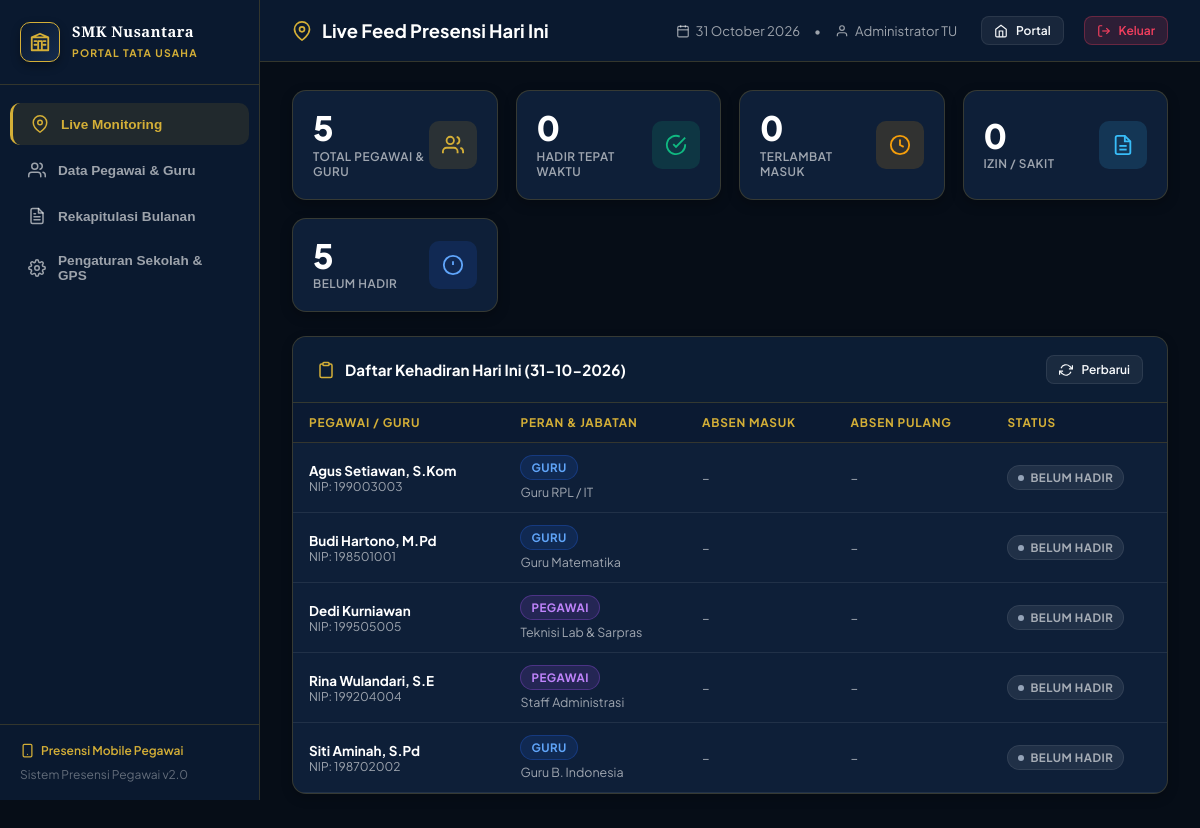
/admin/index.php (signed in), run on an earlier commit of the app's database.
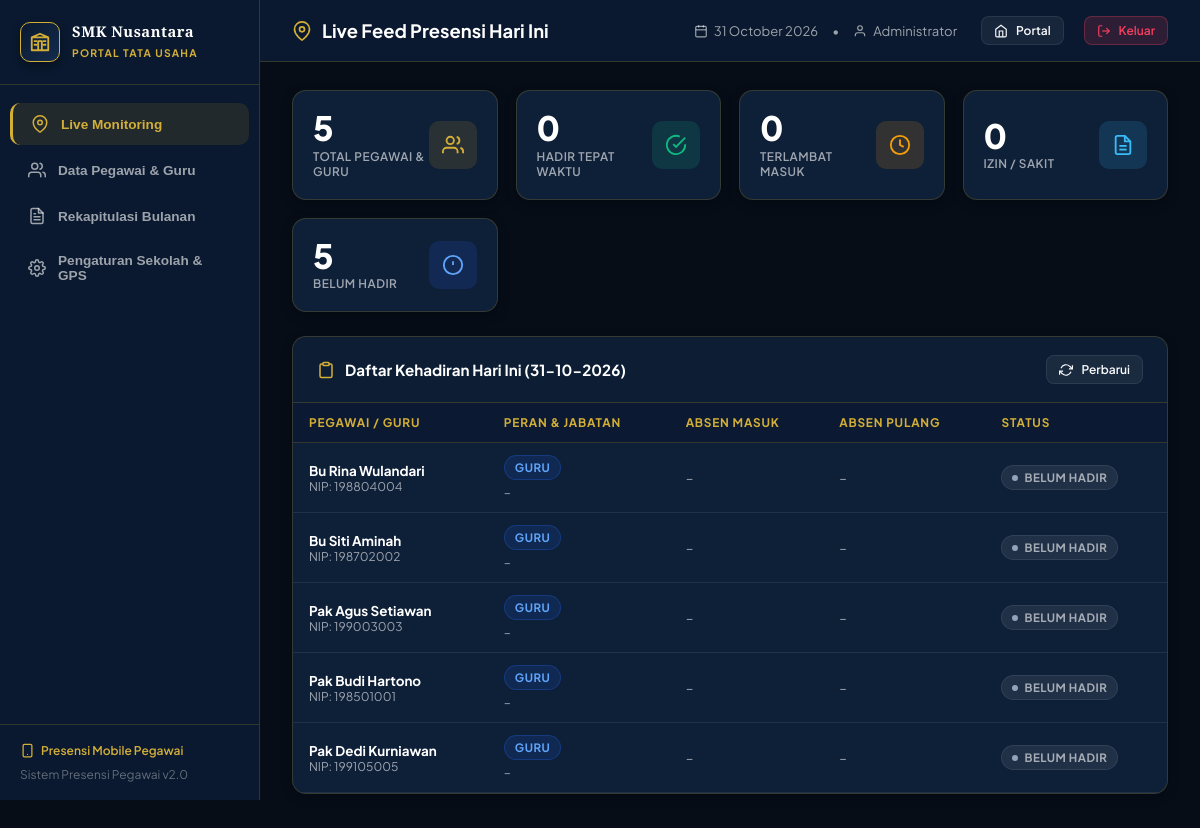
And on a later commit of the database.
### tables this page shows
CREATE TABLE `users` (
  `id` int(11) NOT NULL,
  `nip` varchar(30) DEFAULT NULL,
  `nama` varchar(100) NOT NULL,
  `nomor_induk` varchar(20) NOT NULL,
  `password` varchar(255) NOT NULL,
  `role` enum('admin','guru','pegawai','siswa') DEFAULT 'guru',
  `jabatan` varchar(100) DEFAULT NULL,
  `no_hp` varchar(20) DEFAULT NULL,
  `foto_profil` varchar(255) DEFAULT NULL,
  `kelas_id` int(11) DEFAULT NULL,
  `no_hp_ortu` varchar(20) DEFAULT NULL,
  `created_at` timestamp NOT NULL DEFAULT CURRENT_TIMESTAMP
);

### admin/index.php (the view, shortened to what this page needs)
<?php
$conn = getConnection();
$today = date('Y-m-d');
function safeQueryAll($conn, $sql) {
    $res = $conn->query($sql);
    $data = [];
    if ($res) {
        while ($row = $res->fetch_assoc()) {
            $data[] = $row;
        }
    }
    return $data;
}
function safeCount($conn, $sql) {
    $res = $conn->query($sql);
    if ($res) {
        $row = $res->fetch_assoc();
        return isset($row['c']) ? (int)$row['c'] : 0;
    }
    return 0;
}
$totalGuru    = safeCount($conn, "SELECT COUNT(*) as c FROM users WHERE role='guru'");
$totalPegawai = safeCount($conn, "SELECT COUNT(*) as c FROM users WHERE role='pegawai'");
$totalStaf    = $totalGuru + $totalPegawai;
$queryPresensiToday = "
    SELECT
        u.id AS user_id,
        COALESCE(u.nip, u.nomor_induk, '') AS nip,
        u.nama,
        u.role,
        u.jabatan,
        u.no_hp,
        a.id AS absensi_id,
        a.tanggal,
        a.jam_masuk,
        a.foto_masuk,
        a.lat_masuk,
        a.lng_masuk,
        a.jarak_masuk,
        a.jam_pulang,
        a.foto_pulang,
        a.lat_pulang,
        a.lng_pulang,
        a.jarak_pulang,
        a.status,
        a.keterangan
    FROM users u
    LEFT JOIN absensi a ON u.id = a.user_id AND a.tanggal = '$today'
    WHERE u.role IN ('guru', 'pegawai')
    ORDER BY
        CASE WHEN a.jam_masuk IS NOT NULL THEN 1 ELSE 2 END,
        a.jam_masuk DESC,
        u.nama ASC
";
$listPresensiToday = safeQueryAll($conn, $queryPresensiToday);
$statHadir = 0;
$statTerlambat = 0;
$statIzin = 0;
$statBelum = 0;
foreach ($listPresensiToday as $p) {
    $st = strtolower(isset($p['status']) ? $p['status'] : '');
    if (empty($p['jam_masuk']) && empty($st)) {
        $statBelum++;
    }
}
?>
<!DOCTYPE html>
<html lang="id">
<head>
</head>
<body>
  <aside class="sidebar">
    <div class="sidebar-brand">
      <div class="brand-icon">
        <svg width="22" height="22" viewBox="0 0 24 24" fill="none" stroke="currentColor" stroke-width="2" stroke-linecap="round" stroke-linejoin="round">
          <path d="M3 21h18M3 7v14M21 7v14M6 11h2M6 15h2M16 11h2M16 15h2M10 21V11h4v10M12 3l9 4H3l9-4z"/>
        </svg>
      </div>
      <div>
        <h2>SMK Nusantara</h2>
        <small>Portal Tata Usaha</small>
      </div>
    </div>
    <nav class="sidebar-nav">
      <button class="nav-item active" onclick="switchTab('tab-live', this)">
        <svg viewBox="0 0 24 24" fill="none" stroke="currentColor" stroke-width="2" stroke-linecap="round" stroke-linejoin="round"><path d="M21 10c0 7-9 13-9 13s-9-6-9-13a9 9 0 0 1 18 0z"/><circle cx="12" cy="10" r="3"/></svg>
        <span>Live Monitoring</span>
      </button>
      <button class="nav-item" onclick="switchTab('tab-pegawai', this)">
        <svg viewBox="0 0 24 24" fill="none" stroke="currentColor" stroke-width="2" stroke-linecap="round" stroke-linejoin="round"><path d="M17 21v-2a4 4 0 0 0-4-4H5a4 4 0 0 0-4 4v2"/><circle cx="9" cy="7" r="4"/><path d="M23 21v-2a4 4 0 0 0-3-3.87"/><path d="M16 3.13a4 4 0 0 1 0 7.75"/></svg>
        <span>Data Pegawai & Guru</span>
      </button>
      <button class="nav-item" onclick="switchTab('tab-rekap', this)">
        <span>Rekapitulasi Bulanan</span>
      </button>
      <button class="nav-item" onclick="switchTab('tab-settings', this)">
        <span>Pengaturan Sekolah & GPS</span>
      </button>
    </nav>
    <div class="sidebar-footer">
      <a href="../frontend/index.html">
        <svg width="15" height="15" viewBox="0 0 24 24" fill="none" stroke="currentColor" stroke-width="2" stroke-linecap="round" stroke-linejoin="round"><rect x="5" y="2" width="14" height="20" rx="2" ry="2"/><line x1="12" y1="18" x2="12.01" y2="18"/></svg>
        <span>Presensi Mobile Pegawai</span>
      </a>
      <p style="margin-top:6px; opacity:0.6;">Sistem Presensi Pegawai v2.0</p>
    </div>
  </aside>
  <div class="main">
    <header class="topbar">
      <h1 id="topbar-title">
        <svg width="20" height="20" viewBox="0 0 24 24" fill="none" stroke="var(--accent)" stroke-width="2" stroke-linecap="round" stroke-linejoin="round"><path d="M21 10c0 7-9 13-9 13s-9-6-9-13a9 9 0 0 1 18 0z"/><circle cx="12" cy="10" r="3"/></svg>
        <span>Live Feed Presensi Hari Ini</span>
      </h1>
      <div class="right">
        <div style="display:flex; align-items:center; gap:6px;">
          <svg width="14" height="14" viewBox="0 0 24 24" fill="none" stroke="currentColor" stroke-width="2"><rect x="3" y="4" width="18" height="18" rx="2" ry="2"/><line x1="16" y1="2" x2="16" y2="6"/><line x1="8" y1="2" x2="8" y2="6"/><line x1="3" y1="10" x2="21" y2="10"/></svg>
          <span><?php echo date('d F Y'); ?></span>
        </div>
        <span>•</span>
        <div style="display:flex; align-items:center; gap:6px;">
          <svg width="14" height="14" viewBox="0 0 24 24" fill="none" stroke="currentColor" stroke-width="2"><path d="M20 21v-2a4 4 0 0 0-4-4H8a4 4 0 0 0-4 4v2"/><circle cx="12" cy="7" r="4"/></svg>
          <span><?php echo htmlspecialchars($_SESSION['admin_user']['nama']); ?></span>
        </div>
        <a href="../index.html" class="btn btn-ghost btn-sm" style="margin-left:10px;">
          <svg width="14" height="14" viewBox="0 0 24 24" fill="none" stroke="currentColor" stroke-width="2"><path d="M3 9l9-7 9 7v11a2 2 0 0 1-2 2H5a2 2 0 0 1-2-2z"/><polyline points="9 22 9 12 15 12 15 22"/></svg>
          <span>Portal</span>
        </a>
        <a href="logout.php" class="btn btn-red btn-sm" onclick="return confirm('Keluar dari panel admin?')" style="margin-left:6px;">
          <svg width="14" height="14" viewBox="0 0 24 24" fill="none" stroke="currentColor" stroke-width="2"><path d="M9 21H5a2 2 0 0 1-2-2V5a2 2 0 0 1 2-2h4"/><polyline points="16 17 21 12 16 7"/><line x1="21" y1="12" x2="9" y2="12"/></svg>
          <span>Keluar</span>
        </a>
      </div>
    </header>
    <div class="container">
      <section id="tab-live" class="tab-panel active">
        <div class="stats">
          <div class="stat gold">
            <div>
              <div class="num"><?php echo $totalStaf; ?></div>
              <div class="lbl">Total Pegawai & Guru</div>
            </div>
            <div class="stat-icon">
              <svg viewBox="0 0 24 24" fill="none" stroke="currentColor" stroke-width="2"><path d="M17 21v-2a4 4 0 0 0-4-4H5a4 4 0 0 0-4 4v2"/><circle cx="9" cy="7" r="4"/><path d="M23 21v-2a4 4 0 0 0-3-3.87"/><path d="M16 3.13a4 4 0 0 1 0 7.75"/></svg>
            </div>
          </div>
          <div class="stat green">
            <div>
              <div class="num"><?php echo $statHadir; ?></div>
              <div class="lbl">Hadir Tepat Waktu</div>
            </div>
            <div class="stat-icon">
              <svg viewBox="0 0 24 24" fill="none" stroke="currentColor" stroke-width="2"><path d="M22 11.08V12a10 10 0 1 1-5.93-9.14"/><polyline points="22 4 12 14.01 9 11.01"/></svg>
            </div>
          </div>
          <div class="stat amber">
            <div>
              <div class="num"><?php echo $statTerlambat; ?></div>
              <div class="lbl">Terlambat Masuk</div>
            </div>
            <div class="stat-icon">
              <svg viewBox="0 0 24 24" fill="none" stroke="currentColor" stroke-width="2"><circle cx="12" cy="12" r="10"/><polyline points="12 6 12 12 16 14"/></svg>
            </div>
          </div>
          <div class="stat cyan">
            <div>
              <div class="num"><?php echo $statIzin; ?></div>
              <div class="lbl">Izin / Sakit</div>
            </div>
            <div class="stat-icon">
              <svg viewBox="0 0 24 24" fill="none" stroke="currentColor" stroke-width="2"><path d="M14 2H6a2 2 0 0 0-2 2v16a2 2 0 0 0 2 2h12a2 2 0 0 0 2-2V8z"/><polyline points="14 2 14 8 20 8"/><line x1="16" y1="13" x2="8" y2="13"/><line x1="16" y1="17" x2="8" y2="17"/></svg>
            </div>
          </div>
          <div class="stat blue">
            <div>
              <div class="num"><?php echo $statBelum; ?></div>
              <div class="lbl">Belum Hadir</div>
            </div>
            <div class="stat-icon">
              <svg viewBox="0 0 24 24" fill="none" stroke="currentColor" stroke-width="2"><circle cx="12" cy="12" r="10"/><line x1="12" y1="8" x2="12" y2="12"/><line x1="12" y1="16" x2="12.01" y2="16"/></svg>
            </div>
          </div>
        </div>
        <div class="card">
          <div class="card-header">
            <h3>
              <svg width="18" height="18" viewBox="0 0 24 24" fill="none" stroke="currentColor" stroke-width="2"><path d="M16 4h2a2 2 0 0 1 2 2v14a2 2 0 0 1-2 2H6a2 2 0 0 1-2-2V6a2 2 0 0 1 2-2h2"/><rect x="8" y="2" width="8" height="4" rx="1" ry="1"/></svg>
              <span>Daftar Kehadiran Hari Ini (<?php echo date('d-m-Y'); ?>)</span>
            </h3>
            <button class="btn btn-ghost btn-sm" onclick="location.reload()">
              <svg width="14" height="14" viewBox="0 0 24 24" fill="none" stroke="currentColor" stroke-width="2"><polyline points="23 4 23 10 17 10"/><polyline points="1 20 1 14 7 14"/><path d="M3.51 9a9 9 0 0 1 14.85-3.36L23 10M1 14l4.64 4.36A9 9 0 0 0 20.49 15"/></svg>
              <span>Perbarui</span>
            </button>
          </div>
          <div class="card-body" style="padding:0; overflow-x:auto;">
            <table>
              <thead>
                <tr>
                  <th>Pegawai / Guru</th>
                  <th>Peran & Jabatan</th>
                  <th>Absen Masuk</th>
                  <th>Absen Pulang</th>
                  <th>Status</th>
                </tr>
              </thead>
              <tbody>
                <?php if (empty($listPresensiToday)): ?>
                  <tr><td colspan="5" style="text-align:center; padding:30px; color:var(--muted)">Belum ada data presensi hari ini</td></tr>
                <?php else: ?>
                  <?php foreach ($listPresensiToday as $row): ?>
                    <?php
                      $hasMasuk  = !empty($row['jam_masuk']);
                      $hasPulang = !empty($row['jam_pulang']);
                      $isIzin    = $row['status'] === 'izin';
                      $isSakit   = $row['status'] === 'sakit';
                      $statusBadge = '<span class="badge belum"><span style="width:6px;height:6px;border-radius:50%;background:#94a3b8"></span>Belum Hadir</span>';
                      $roleBadge = $row['role'] === 'guru'
                        ? '<span class="badge role-guru">Guru</span>'
                        : '<span class="badge role-pegawai">Pegawai</span>';
                      $jarakPlg = isset($row['jarak_pulang']) ? $row['jarak_pulang'] : 0;
                      $jabatanTxt = !empty($row['jabatan']) ? $row['jabatan'] : '–';
                    ?>
                    <tr>
                      <td>
                        <div style="font-weight:700; color:#fff"><?php echo htmlspecialchars($row['nama']); ?></div>
                        <div style="font-size:0.75rem; color:var(--muted)">NIP: <?php echo htmlspecialchars($row['nip']); ?></div>
                      </td>
                      <td>
                        <?php echo $roleBadge; ?>
                        <div style="font-size:0.78rem; color:var(--muted); margin-top:4px;"><?php echo htmlspecialchars($jabatanTxt); ?></div>
                      </td>
                      <td>
                        <?php if ($isIzin || $isSakit): ?>
                          <div style="background:rgba(255,255,255,0.03); border:1px dashed var(--border-subtle); border-radius:8px; padding:6px 10px; max-width:280px;">
                            <div style="display:flex; align-items:center; gap:6px; font-weight:700; font-size:0.76rem; color:<?php echo $isIzin ? '#38bdf8' : '#f43f5e'; ?>;">
                              <svg width="13" height="13" viewBox="0 0 24 24" fill="none" stroke="currentColor" stroke-width="2"><circle cx="12" cy="12" r="10"/><line x1="12" y1="8" x2="12" y2="12"/><line x1="12" y1="16" x2="12.01" y2="16"/></svg>
                              <span><?php echo $isIzin ? 'Keterangan Izin' : 'Keterangan Sakit'; ?> (<?php echo substr($row['jam_masuk'],0,5); ?> WIB)</span>
                            </div>
                            <div style="font-size:0.75rem; color:var(--text); margin-top:3px; word-break:break-word;">
                              Alasan: "<?php echo htmlspecialchars(!empty($row['keterangan']) ? $row['keterangan'] : 'Tanpa catatan alasan'); ?>"
                            </div>
                          </div>
                        <?php else: ?>
                          <span style="color:var(--muted)">–</span>
                        <?php endif; ?>
                      </td>
                      <td>
                        <?php if ($hasPulang): ?>
                          <div style="display:flex; align-items:center; gap:10px;">
                            <?php if (!empty($row['foto_pulang'])): ?>
                              <img class="selfie-thumb" src="../<?php echo htmlspecialchars($row['foto_pulang']); ?>"
                                   alt="Foto Pulang"
                                   onclick="bukaPopupFoto('../<?php echo htmlspecialchars($row['foto_pulang']); ?>', '<?php echo addslashes($row['nama']); ?>', 'Absen Pulang: <?php echo substr($row['jam_pulang'],0,5); ?> WIB', 'Jarak: <?php echo $jarakPlg; ?> meter')" />
                            <?php else: ?>
                              <div class="selfie-thumb-none">
                                <svg width="18" height="18" viewBox="0 0 24 24" fill="none" stroke="currentColor" stroke-width="2"><path d="M18 20V6a2 2 0 0 0-2-2H8a2 2 0 0 0-2 2v14"/><path d="M2 20h20"/></svg>
                              </div>
                            <?php endif; ?>
                            <div>
                              <div style="font-weight:700; color:#fff"><?php echo substr($row['jam_pulang'], 0, 5); ?> WIB</div>
                              <div style="font-size:0.72rem; color:var(--muted)"><?php echo $jarakPlg; ?>m dari sekolah</div>
                            </div>
                          </div>
                        <?php else: ?>
                          <span style="color:var(--muted)">–</span>
                        <?php endif; ?>
                      </td>
                      <td><?php echo $statusBadge; ?></td>
                    </tr>
                  <?php endforeach; ?>
                <?php endif; ?>
              </tbody>
            </table>
          </div>
        </div>
      </section>
    </div>
  </div>
</body>
</html>

What changed in the data, as far as the page shows it:
changed users: nama "Rina Wulandari, S.E" → "Bu Rina Wulandari"; nip "199204004" → "198804004"; jabatan "Staff Administrasi" → "–"; role "PEGAWAI" → "GURU"; moves up the list
changed users: nama "Siti Aminah, S.Pd" → "Bu Siti Aminah"; jabatan "Guru B. Indonesia" → "–"; moves up the list
changed users: nama "Agus Setiawan, S.Kom" → "Pak Agus Setiawan"; jabatan "Guru RPL / IT" → "–"
changed users: nama "Budi Hartono, M.Pd" → "Pak Budi Hartono"; jabatan "Guru Matematika" → "–"
changed users: nama "Dedi Kurniawan" → "Pak Dedi Kurniawan"; nip "199505005" → "199105005"; jabatan "Teknisi Lab & Sarpras" → "–"; role "PEGAWAI" → "GURU"
Also different on the page:
$_SESSION['admin_user']['nama']: "Administrator TU" → "Administrator"
